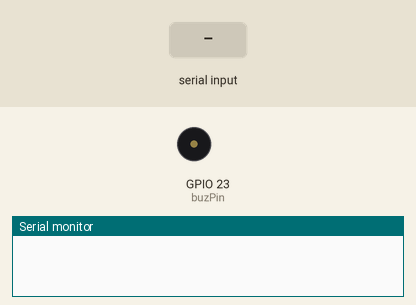
Recording of a sketch running on a simulated ESP32. Parts: buzzer (waves = sounding), the last lines printed to the serial monitor. The test bench sets the inputs (shaded band).

Above: at 1.2 s.
1.3 s: byte 30 received over Serial
At 2.2 s:
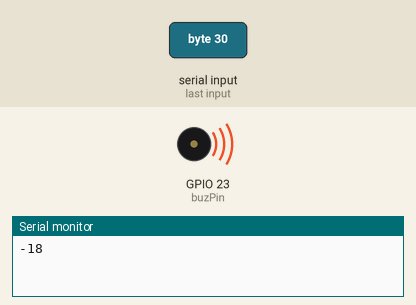
Timing chart, 0 to 4.3 s (numbered marks = the images above; inputs shaded):
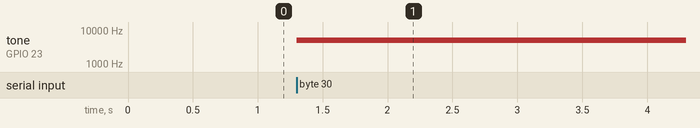

Measured:
- after the input at 1.3 s, tone on GPIO 23 (buzPin): silent → 5000 Hz at once

The sketch:

Task04_4.ino
```cpp
const int ledChannel = 0;
const int resolution = 8;
const int buzPin = 23;
const int duty = 18;

int sVal;
int nFrq[]={262, 277, 294, 311, 330, 349, 370, 392, 415,440, 466,  494};

void playNote(int note, int dur)
{
  ledcSetup(ledChannel, nFrq[note], resolution);
  ledcWrite(ledChannel, duty);
  Serial.println(note);
  delay(dur);
}

void setup()
{
  Serial.begin(115200);
  ledcAttachPin(buzPin, ledChannel);
}

void loop()
{
  if(Serial.available()>0)
  {
    sVal = Serial.read();
    playNote(sVal-0x30, 250);
  }
}
```
